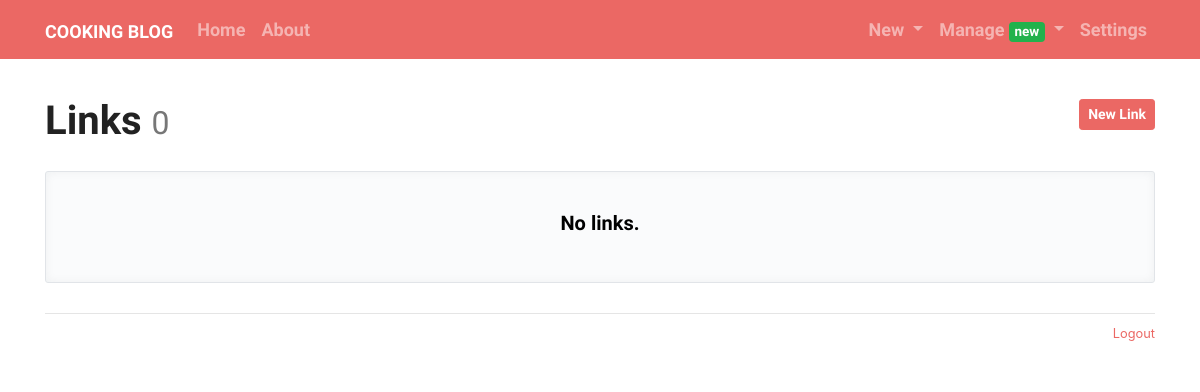
/admin/link/manage (signed in), run on an earlier commit of the app's database.
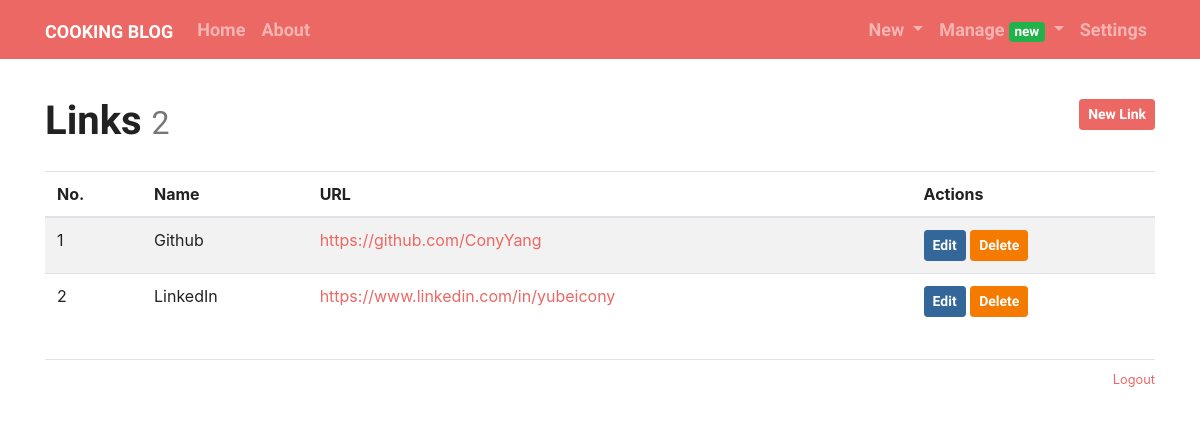
And on a later commit of the database.
### cooking/models.py (models this page shows, shortened)
class Admin(db.Model, UserMixin):
    id = db.Column(db.Integer, primary_key=True)
    username = db.Column(db.String(20))
    password_hash = db.Column(db.String(128))
    blog_title = db.Column(db.String(60))
    blog_sub_title = db.Column(db.String(100))
    name = db.Column(db.String(30))
    about = db.Column(db.Text)

class Link(db.Model):
    id = db.Column(db.Integer, primary_key=True)
    name = db.Column(db.String(30))
    url = db.Column(db.String(255))

### cooking/blueprints/admin.py (the view)
@admin_bp.route('/link/manage')
@login_required
def manage_link():
    return render_template('admin/manage_link.html')

### cooking/__init__.py (called while the page is built)
def register_template_context(app):
    @app.context_processor
    def make_template_context():
        admin = Admin.query.first()
        categories = Category.query.order_by(Category.label).all()
        links = Link.query.order_by(Link.name).all()
        if current_user.is_authenticated:
            unread_comments = Comment.query.filter_by(reviewed=False).count()
        else:
            unread_comments = None
        return dict(
            admin=admin, categories=categories,
            links=links, unread_comments=unread_comments)

def register_request_handlers(app):
    @app.after_request
    def query_profiler(response):
        for q in get_debug_queries():
            if q.duration >= app.config['COOKING_SLOW_QUERY_THRESHOLD']:
                app.logger.warning(
                    'Slow query: Duration: %fs\n Context: %s\nQuery: %s\n '
                    % (q.duration, q.context, q.statement)
                )
        return response

### cooking/extensions.py (called while the page is built)
@login_manager.user_loader
def load_user(user_id):
    from cooking.models import Admin
    user = Admin.query.get(int(user_id))
    return user

### cooking/templates/admin/manage_link.html (shortened to what this page needs)
{% extends 'base.html' %}
{% from 'bootstrap/form.html' import render_form %}
{% block content %}
    <div class="page-header">
        <h1>Links
            <small class="text-muted">{{ links|length }}</small>
            <span class="float-right">
                <a class="btn btn-primary btn-sm" href="{{ url_for('.new_link') }}">New Link</a>
            </span>
        </h1>
    </div>
    {% if links %}
        <table class="table table-striped">
            <thead>
            <tr>
                <th>No.</th>
                <th>Name</th>
                <th>URL</th>
                <th>Actions</th>
            </tr>
            </thead>
            {% for link in links %}
                <tr>
                    <td>{{ loop.index }}</td>
                    <td>{{ link.name }}</td>
                    <td><a href="{{ link.url }}" target="_blank">{{ link.url }}</a></td>
                    <td>
                        <a class="btn btn-info btn-sm" href="{{ url_for('.edit_link', link_id=link.id) }}">Edit</a>
                        <form class="inline" method="post" action="{{ url_for('.delete_link', link_id=link.id) }}">
                            <button type="submit" class="btn btn-danger btn-sm"
                                    onclick="return confirm('Are you sure?');">Delete
                            </button>
                        </form>
                    </td>
                </tr>
            {% endfor %}
        </table>
    {% else %}
        <div class="tip"><h5>No links.</h5></div>
    {% endif %}
{% endblock %}

### cooking/templates/base.html (shortened to what this page needs)
{% from 'bootstrap/nav.html' import render_nav_item %}
<html lang="en">
<head>
    {% block head %}
        <link rel="stylesheet"
              href="{{ url_for('static', filename='css/%s.min.css' % request.cookies.get('theme', 'perfect_blue')) }}"
              type="text/css">
        <link rel="stylesheet" href="{{ url_for('static', filename='css/style.css') }}" type="text/css">
    {% endblock head %}
</head>
<body>
    {% block nav%}
    <nav class="navbar navbar-expand-lg navbar-dark bg-primary">
        <div class="container">
            <a class="navbar-brand" href="{{ url_for('cook.index') }}">{{ admin.blog_title }}</a>
            <div class="collapse navbar-collapse" id="navbarColor01">
                <ul class="navbar-nav mr-auto">
                    {{ render_nav_item('cook.index', 'Home') }}
                    {{ render_nav_item('cook.about', 'About') }}
                </ul>
                <ul class="nav navbar-nav navbar-right">
                    {% if current_user.is_authenticated %}
                        <li class="nav-item dropdown">
                            <a href="#" class="nav-link dropdown-toggle" data-toggle="dropdown" role="button"
                               aria-haspopup="true"
                               aria-expanded="false">
                                New
                            </a>
                        </li>
                        <li class="nav-item dropdown">
                            <a href="#" class="nav-link dropdown-toggle" data-toggle="dropdown" role="button"
                               aria-haspopup="true"
                               aria-expanded="false">
                                Manage
                                {% if unread_comments %}
                                    <span class="badge badge-success">new</span>
                                {% endif %}
                            </a>
                        </li>
                        {{ render_nav_item('admin.settings', 'Settings') }}
                    {% endif %}
                </ul>
            </div>
        </div>
    </nav>
    {% endblock nav%}
    <main class="container">
    {% block content %}{% endblock content %}
    {% block footer %}
        <footer>
            <p class="float-right">
                <small>
                    {% if current_user.is_authenticated %}
                        <a href="{{ url_for('auth.logout', next=request.full_path) }}">Logout</a>
                    {% else %}
                        <a href="{{ url_for('auth.login', next=request.full_path) }}">Login</a>
                    {% endif %}
                </small>
            </p>
        </footer>
    {% endblock footer %}
    </main>
</body>
</html>

### cooking/static/css/style.css (style rules this page uses)
nav { margin-bottom: 20px; }
.inline { display: inline; }
.page-header { padding-top: 20px; padding-bottom: 20px; }
footer { margin-top: 30px; padding: 10px 0 40px; color: #999; border-top: 1px solid #e5e5e5; }

What changed in the data, as far as the page shows it:
added Link: name "Github", url "https://github.com/ConyYang"
added Link: name "LinkedIn", url "https://www.linkedin.com/in/yubeicony"
Also different on the page:
{{ links|length }}: "0" → "2"
text no longer shown: "No links."
text now shown: "No. Name URL Actions"
